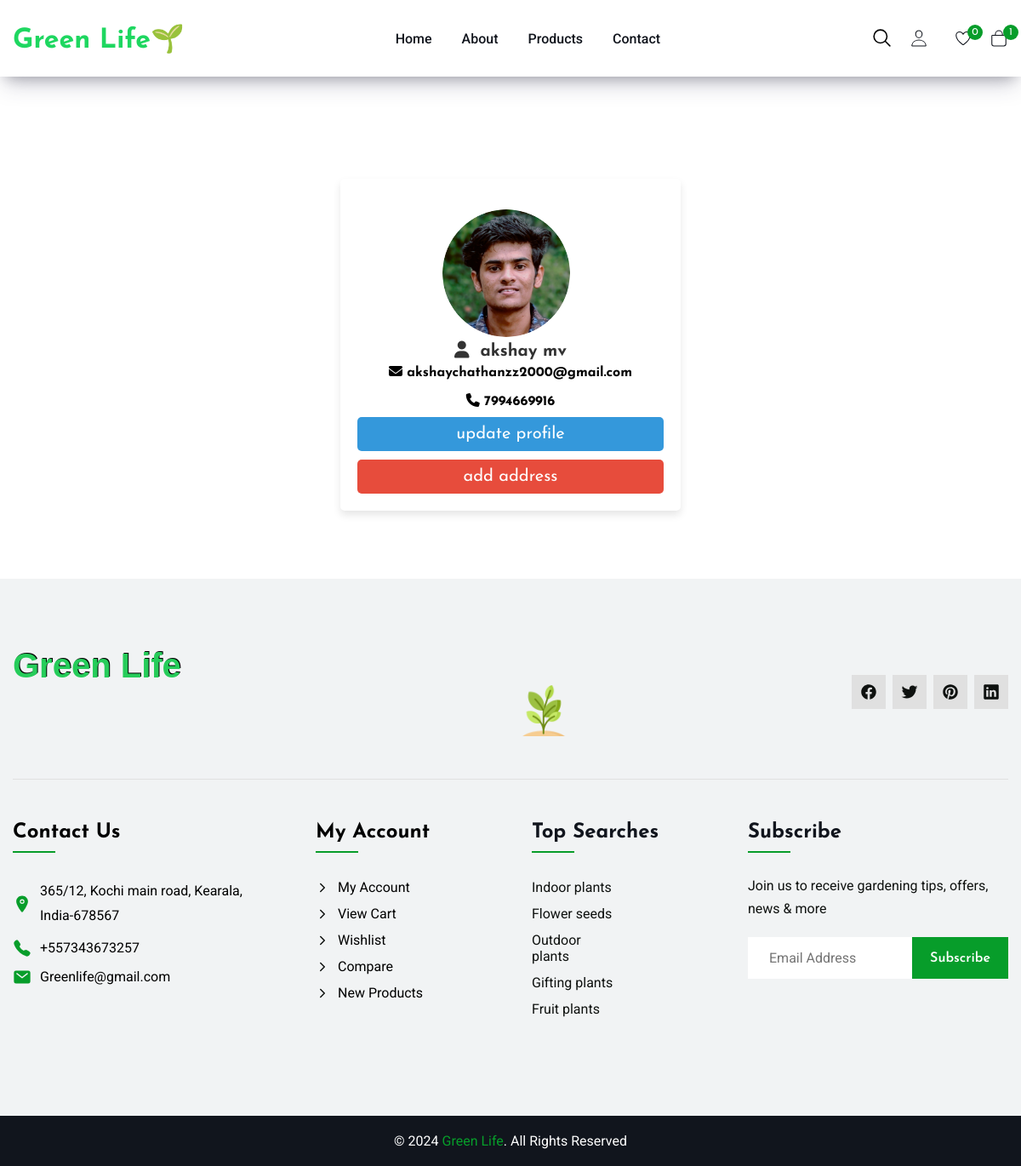
/userprofile (signed in), run on the app's committed database.
### order/models.py (models this page shows, shortened)
class Order(models.Model):
    CART_STAGE=0
    ORDER_CONFIRMED=1
    ORDER_SHIPPED=2
    ORDER_DELIVERED=3
    ORDER_REJECTED=4
    STATUS_CHOICE=((ORDER_CONFIRMED,'ORDER_CONFIRMED'),
                   (ORDER_SHIPPED,'ORDER_SHIPPED'),
                   (ORDER_DELIVERED,'ORDER_DELIVERED'),
                   (ORDER_REJECTED,'ORDER_REJECTED'),
                   )
    order_status=models.IntegerField(choices=STATUS_CHOICE,default=CART_STAGE)
    address=models.ForeignKey(Address,on_delete=models.SET_NULL,null=True,blank=True)
    total_price=models.TextField(default=0)
    owner=models.ForeignKey(Customuser,on_delete=models.SET_NULL,null=True,related_name='orders')
    order_date = models.DateField(auto_now_add=True)
    updated_at = models.DateField(auto_now=True)

### home/models.py (models this page shows, shortened)
class Customuser(models.Model):
    first_name=models.CharField(max_length=100,null=True)
    last_name=models.CharField(max_length=100,null=True)
    email=models.EmailField(max_length=100,null=True)
    is_verified = models.BooleanField(default=False)
    is_blocked = models.BooleanField(default=False)
    profilepic=models.ImageField(upload_to='profilepic',null=True)
    joindate=models.DateField(auto_now_add=True, null=True)
    password = models.CharField(max_length=255,null=True)
    number = models.CharField(max_length=20, null=True, blank=True)
    otp=models.IntegerField(default=0)

### home/decorator.py (the view)
    def wrapper_func(request, *args, **kwargs):
        user_email = request.session.get('users',None)
        try:
            username = Customuser.objects.get(email = user_email)
            if username.is_blocked:
                del request.session["users"]
                messages.error(request, "You are blocked")
                return redirect("login")
            return view_func(request,username=username, *args, **kwargs)
        except Customuser.DoesNotExist:
            pass
        return view_func(request,username=None, *args, **kwargs)

### home/decorator.py (called while the page is built)
def session_handler(view_func):
    def wrapper_func(request, *args, **kwargs):
        user_email = request.session.get('users',None)
        try:
            username = Customuser.objects.get(email = user_email)
            if username.is_blocked:
                del request.session["users"]
                messages.error(request, "You are blocked")
                return redirect("login")
            return view_func(request,username=username, *args, **kwargs)
        except Customuser.DoesNotExist:
            pass
        return view_func(request,username=None, *args, **kwargs)
    return wrapper_func

### order/templatetags/gettotal.py (called while the page is built)
@register.filter(name='gettotal')
def gettotal(cart):
    total=0
    for item in cart.added_items.all():
        price=item.product.orginal_price()
        total=total+item.quantity*price
    return total

### product/models.py (called while the page is built)
    def orginal_price(self):
        orginal_price=self.price-(self.price*(self.offer/100))
        return round(orginal_price,2)

### userprofile/views.py (called while the page is built)
@session_handler
def userprofile(request,username=None):
    if username:
        cart_obj,created=Order.objects.get_or_create(
                    owner=username,
                    order_status=Order.CART_STAGE
                )
        wish=Wishlist.objects.all()
        addresslength=Address.objects.filter(user=username).count()
        context={
            'username':username,
            'length':addresslength,
            'cart':cart_obj,
            'wish':wish
                 }
    return render(request,"userprofile/user_details.html",context)

### templates/userprofile/user_details.html (shortened to what this page needs)
{% extends 'base.html' %}
{% load static %}
{% block navbar %}
{% include 'navbar.html' %}
{% endblock navbar %}
{% block maincontent %}
<link rel="stylesheet" href="{% static 'css/profile.css' %}">
<section class="section pro">
    <div class="container">
        <div class="profile">
      <br>
              <img src="{{username.profilepic.url}}">
           <h3><i class="fa-solid fa-user"></i> &nbsp;{{username.first_name}}&nbsp;{{username.last_name}}</h3>
           <h4><i class="fa-solid fa-envelope"></i>&nbsp;{{username.email}}</h4>
           {% if username.number %}
           <h4><i class="fa-solid fa-phone"></i>&nbsp;{{username.number}}</h4>
           {%endif%}
           <a href="{% url 'updateprofile' %}" class="btns">update profile</a>
           {% if length == 1 %}
           <a href="{% url 'viewaddress' %}" class="delete-btn">address</a>
           {% else %}
           <a href="{% url 'address' %}" class="delete-btn">add address</a>
           {% endif %}
        </div>
     </div>
</section>
  {% include 'footer.html' %}
{% endblock %}

### templates/navbar.html (shortened to what this page needs)
{% load static %}
{% load gettotal %}
<header class="header" data-header>
    <div class="container">
      <a href="/" class="logo">
        <h1 style="color:#1ed760">Green Life🌱</h1>
      </a>
      <nav class="navbar" data-navbar>
        <ul class="navbar-list">
          <li class="navbar-item">
            <a href="/" class="navbar-link">Home</a>
          </li>
          <li class="navbar-item">
            <a href="{% url 'about' %}" class="navbar-link">About</a>
          </li>
          <li class="navbar-item">
            <a href="{% url 'allproduct' %}" class="navbar-link">Products</a>
          </li>
          <li class="navbar-item">
            <a href="{% url 'contact' %}" class="navbar-link">Contact</a>
          </li>
        </ul>
        <ul class="nav-action-list">
          <li>
            <div class="header-action">
              <div class="search-wrapper" data-search-wrapper>
                <button class="header-action-btn" aria-label="Toggle search" data-search-btn>
                  <ion-icon name="search-outline" class="search-icon"></ion-icon>
                </button>
              </div>
          </li>
          <li>
            <button class="nav-action-btn" >
              <ion-icon name="person-outline" aria-hidden="true" ></ion-icon>
            </button>
          </li>
          <li>
            <button class="nav-action-btn" data-panel-btn="wishlist">
              <ion-icon name="heart-outline" aria-hidden="true"></ion-icon>
              {% if 'users' in request.session %}
              {% if wish.count == 0 %}
              <data class="nav-action-badge" value="5" aria-hidden="true">0</data>
              {% else %}
              <data class="nav-action-badge" value="5" aria-hidden="true">{{wish.count}}</data>
              {% endif %}
              {% else %}
              <data class="nav-action-badge" value="5" aria-hidden="true">0</data>
              {% endif %}
            </button>
          </li>
          <li>
            <button class="nav-action-btn" data-panel-btn="cart">
              <ion-icon name="bag-outline" aria-hidden="true"></ion-icon>
              {% if 'users' in request.session %}
              {% if cart.added_items.count == 0 %}
              <data class="nav-action-badge" value="4" aria-hidden="true">0</data>
              {% else %}
              <data class="nav-action-badge" value="4" aria-hidden="true">{{cart.added_items.count}}</data>
              {% endif %}
              {% else %}
              <data class="nav-action-text" value="318.00">Cart: <strong></strong></data>
              <data class="nav-action-badge" value="4" aria-hidden="true">0</data>
              {% endif %}
            </button>
          </li>
        </ul>
      </nav>
    </div>
  </header>

### static/css/profile.css (style rules this page uses)
:root { --blue:#3498db; --dark-blue:#2980b9; --red:#e74c3c; --dark-red:#c0392b; --black:#333; --white:#fff; --light-bg:#eee; --box-shadow:0 5px 10px rgba(0,0,0,.1); }
.pro .container { display: flex; justify-content: center; align-items: center; padding-top: 60px; }
.btns, .delete-btn { width: 100%; border-radius: 5px; padding:10px 30px; color:var(--white); display: block; text-align: center; cursor: pointer; font-size: 20px; margin-top: 10px; }
.btns { background-color: var(--blue); }
.delete-btn { background-color: var(--red); }
.container .profile { padding:20px; background-color: var(--white); box-shadow: var(--box-shadow); text-align: center; width: 400px; border-radius: 5px; }
.container .profile img { height: 150px; width: 150px; position: relative; left:100px; border-radius: 50%; object-fit: cover; margin-bottom: 5px; }
.container .profile h3 { margin:5px 0; font-size: 20px; color:var(--black); }

### data on the page
Order: added_items.count "1"
Customuser: profilepic (picture), first_name "akshay", last_name "mv", email "akshaychathanzz2000@gmail.com", number "7994669916"
